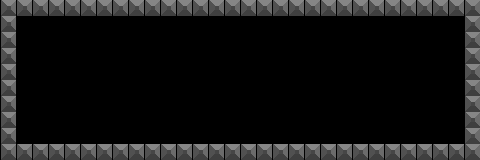

A 2D game scene composited from a Tiled map and its tileset images. What follows is a short description and the map's XML, with each tile layer's data collapsed to a summary:
An orthogonal 30x10 tile map with 16x16 px tiles, 1 tile layer (CollisionLayer).

<map version="1.0" orientation="orthogonal" renderorder="right-down" width="30" height="10" tilewidth="16" tileheight="16" nextobjectid="1">
 <tileset firstgid="1" name="Portal" tilewidth="16" tileheight="16" tilecount="92">
  <image source="tileset.png" width="374" height="68" />
 </tileset>
 <layer name="CollisionLayer" width="30" height="10">
  <data>[300 cells, 76 non-empty, 1 distinct tile ids]</data>
 </layer>
</map>
